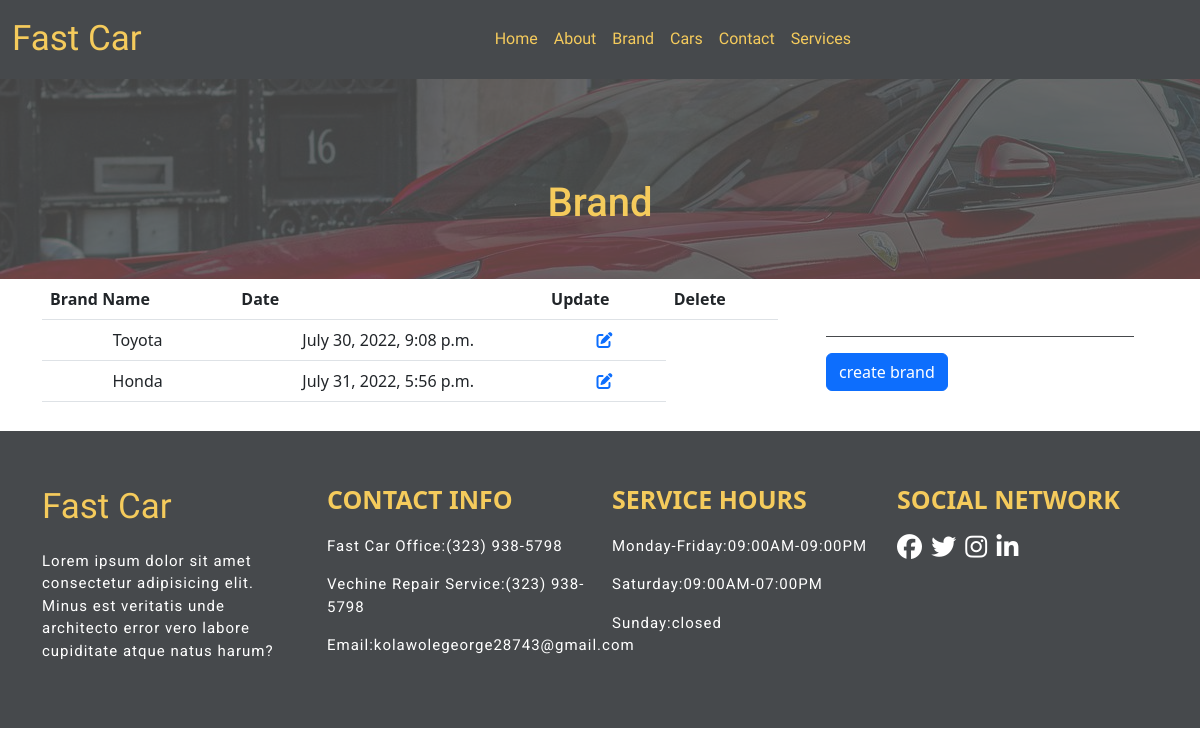
The page /cars/brand on the database as committed earlier.
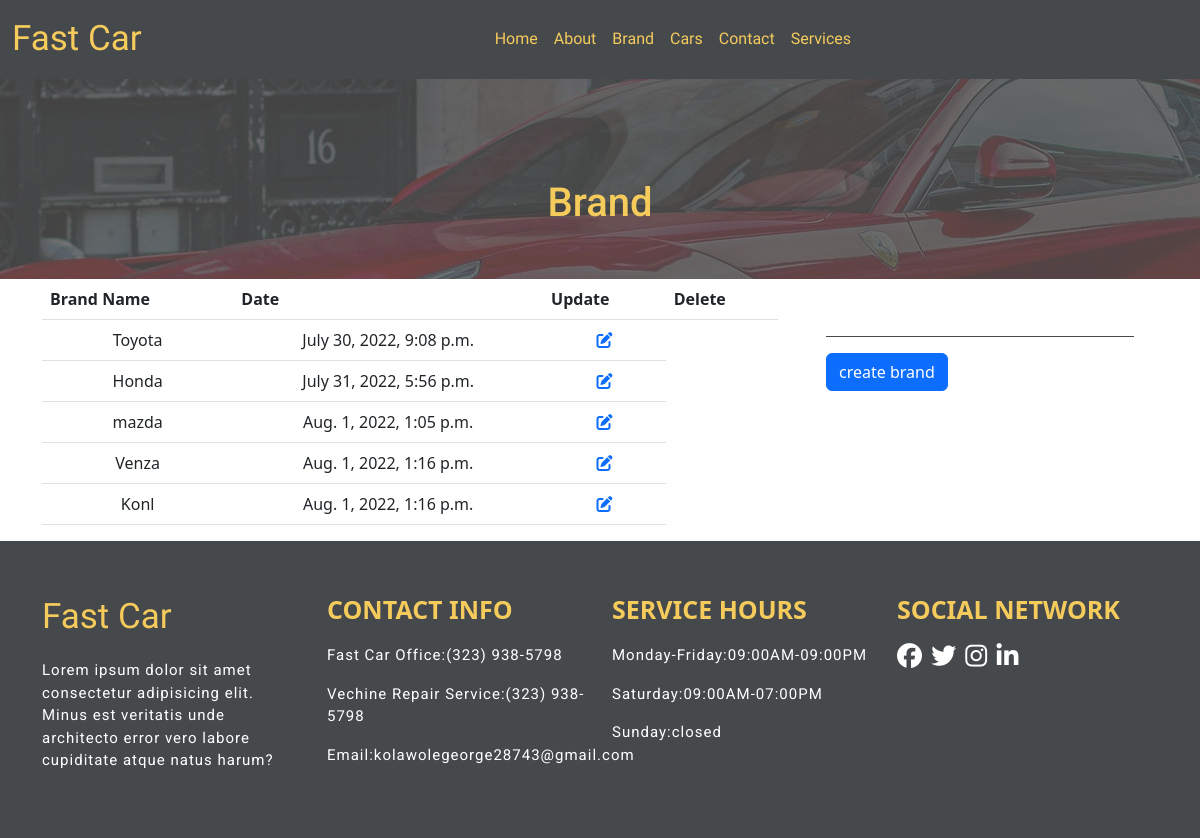
The same page on the database as committed later.
### car/models.py (models this page shows, shortened)
class Brand(models.Model):
    brand_name = models.CharField(max_length=250, unique=True)
    date_created = models.DateTimeField(auto_now=True)

### car/views.py (the view)
# urls.py: path('brand', brand, name='brand'),
def brand(request):
    brand = Brand.objects.all()
    context = {
        'brand':brand
    }
    return render(request, 'cars/brand.html', context)

### car/templates/cars/brand.html (shortened to what this page needs)
{% extends 'base.html' %}
{% load static %}
{% load crispy_forms_tags %}
{% block main %}
<div class="about-us-page">
    <div class="about-us-page-words">
        <h1 class="text-center">Brand</h1>
    </div>
</div>
<div class="container">
    <div class="row">
        <div class="col-xxl-8 col-lg-8 col-md-12 col-sm-12">
            <table class="table">
                <thead>
                    <tr>
                        <th scope="col text-center">Brand Name</th>
                        <th scope="col text-center">Date</th>
                        <th scope="col text-center">Update</th>
                        <th scope="col text-center">Delete</th>
                    </tr>
                </thead>
                <tbody>
                   {% for brands in brand %}
                        <tr>
                            <td class="text-center">{{brands.brand_name}}</td>
                            <td class="text-center">{{brands.date_created}}</td>
                            <td class="text-center"><a href="#"><i class="fas fa-edit"></i></a></td>
                        </tr>
                    {% endfor %}
                </tbody>
            </table>
        </div>
        <div class="col-xxl-4 col-lg-4 col-md-12 col-sm-12">
            <form class="p-4 rounded shadow-md my-2" action="{% url 'create_brand' %}" method="POST">
                <div class="col-12 mb-2">
                    <input type="text" name="brand" class="search-input">
                </div>
                <input type="submit" value="create brand" class="btn btn-primary my-2">
            </form>
        </div>
    </div>
</div>
{% endblock %}

### templates/base.html (shortened to what this page needs)
<!doctype html>
{% load static %}
<html lang="en">
  <head>
    <link href="https://cdn.jsdelivr.net/npm/bootstrap@5.2.0-beta1/dist/css/bootstrap.min.css" rel="stylesheet">
    <link rel="stylesheet" href="{% static '/css/app.css' %}">
  </head>
  <body>
    <nav class="navbar navbar-expand-md">
      <div class="container-fluid">
        <a class="navbar-brand" href="{% url 'home' %}">Fast Car</a>
        <div class="collapse navbar-collapse" id="navbarNav">
          <ul class="navbar-nav mx-auto">
            <li class="nav-item">
              <a class="nav-link" aria-current="page" href="{% url 'home' %}">Home</a>
            </li>
            <li class="nav-item">
              <a class="nav-link" href="{% url 'about' %}">About</a>
            </li>
            <li class="nav-item">
              <a class="nav-link" href="{% url 'brand' %}">Brand</a>
            </li>
            <li class="nav-item">
              <a class="nav-link" href="{% url 'car' %}">Cars</a>
            </li>
            <li class="nav-item">
              <a class="nav-link" href="{% url 'contact' %}">Contact</a>
            </li>
            <li class="nav-item">
              <a class="nav-link" href="{% url 'services' %}">Services</a>
            </li>
          </ul>
        </div>
      </div>
    </nav>
    {% block main %}
    {% endblock  %}
<div class="container-fluid footer">
  <div class="container">
    <div class="row">
      <div class="col-xxl-3 col-lg-3 col-md-6 col-sm-12">
        <p class="navbar-brand">Fast Car</p>
        <p class="footer-words">Lorem ipsum dolor sit amet consectetur adipisicing elit. Minus est veritatis unde architecto error vero labore cupiditate atque natus harum?</p>
      </div>
      <div class="col-xxl-3 col-lg-3 col-md-6 col-sm-12">
        <p class="footer-header">CONTACT INFO</p>
        <p class="time-date"><span class="footer-time">Fast Car Office:</span>(323) 938-5798</p>
        <p class="time-date"><span class="footer-time">Vechine Repair Service:</span>(323) 938-5798</p>
        <p class="time-date"><span class="footer-time">Email:</span>kolawolegeorge28743@gmail.com</p>
      </div>
      <div class="col-xxl-3 col-lg-3 col-md-6 col-sm-12">
        <p class="footer-header">SERVICE HOURS</p>
        <p class="time-date"> <span class="footer-time">Monday-Friday:</span>09:00AM-09:00PM</p>
        <p class="time-date"> <span class="footer-time">Saturday:</span>09:00AM-07:00PM</p>
        <p class="time-date"> <span class="footer-time">Sunday:</span>closed</p>
      </div>
      <div class="col-xxl-3 col-lg-3 col-md-6 col-sm-12">
        <p class="footer-header">SOCIAL NETWORK</p>
        <div class="footer-social-icons">
          <a href="#"><i class="fab fa-facebook"></i></a>
          <a href="#"><i class="fab fa-twitter"></i></a>
          <a href="#"><i class="fab fa-instagram"></i></a>
          <a href="#"><i class="fab fa-linkedin-in"></i></a>
        </div>
      </div>
    </div>
  </div>
</div>
  </body>
</html>

### static/css/app.css (style rules this page uses)
* { padding: 0; margin: 0; text-decoration: none; }
.navbar, .dropdown-menu { background-color: #46494c; }
.navbar-brand { font-size: 35px; font-family: Rubik Moonrocks; color: #f5cb5c; }
.nav-link, .dropdown-item { color: #f5cb5c; font-family: Oswald; }
.footer { background-color: #46494c; height: auto; padding-top: 50px; padding-bottom: 50px; }
.footer-words { color: #ffffff; font-family: roboto; font-size: 15px; letter-spacing: 1px; }
.footer-header { font-size: 25px; font-weight: 700; color: #f5cb5c; }
.footer-time, .time-date { color: #ffffff; font-family: roboto; font-size: 15px; letter-spacing: 1px; }
.fa-facebook, .fa-twitter, .fa-instagram, .fa-linkedin-in { font-size: 25px; margin-right: 5px; color: #ffffff; }
.about-us-page { height: 200px; width: 100%; background-image: url(../image/ferrari-gf155c59da_1920.jpg); background-position: center; }
.about-us-page-words { height: 100%; width: 100%; background-color: rgba(84, 84, 84, 0.8); padding-top: 100px; color: #f5cb5c; font-family: roboto; }
.search-input { width: 100%; border: none; border-bottom: #46494c 1px solid; text-align: center; outline: none; font-size: 17px; font-family: roboto; }

Rows that differ between the two databases and show on the page:
added Brand: brand_name "mazda", date_created "Aug. 1, 2022, 1:05 p.m."
added Brand: brand_name "Venza", date_created "Aug. 1, 2022, 1:16 p.m."
added Brand: brand_name "Konl", date_created "Aug. 1, 2022, 1:16 p.m."
